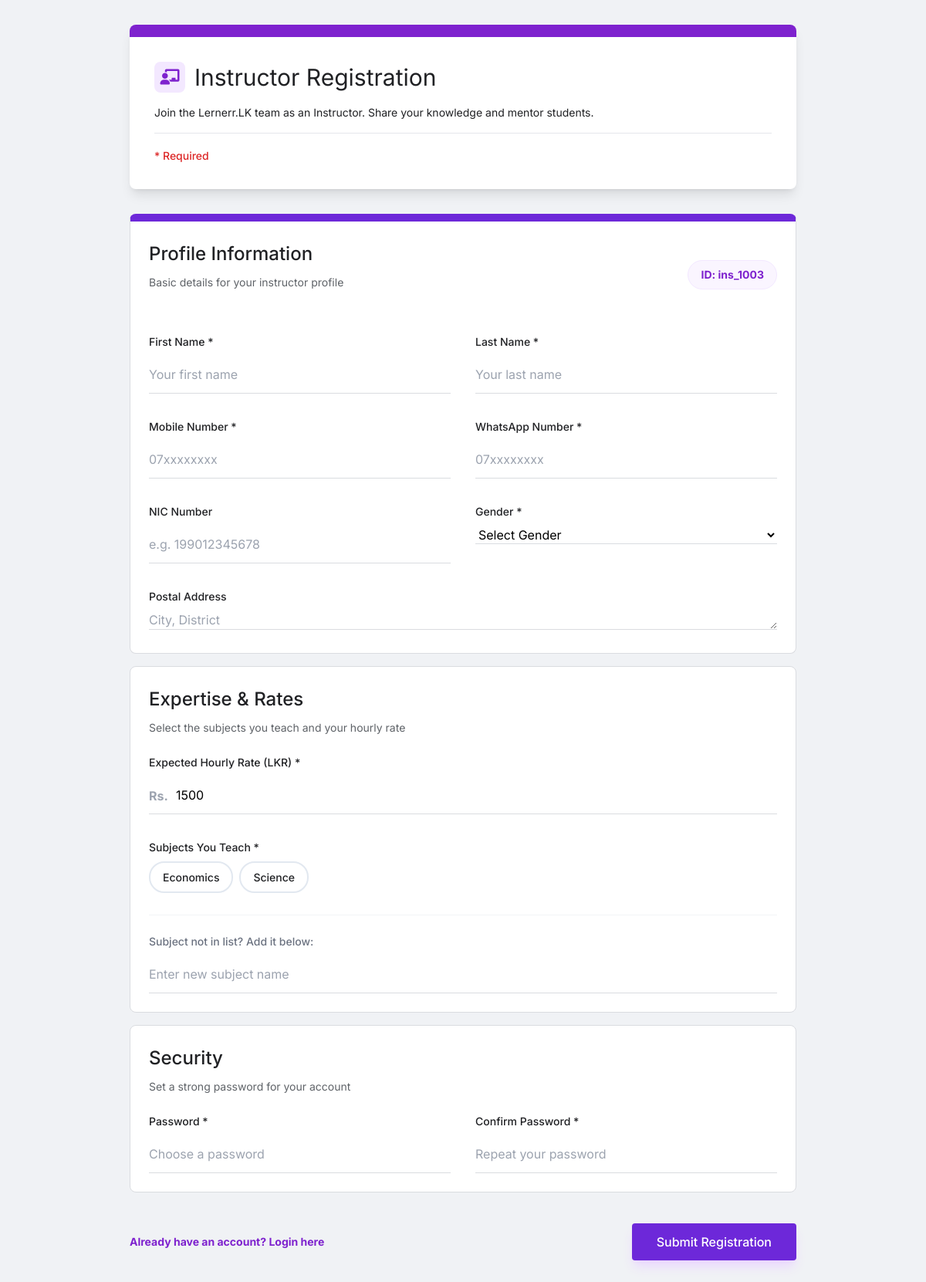
Page /instructor_register.php on the committed database.
### tables this page shows
CREATE TABLE `users` (
  `user_id` varchar(20) NOT NULL COMMENT 'Unique user ID (e.g., stu_0001, tea_1000, adm_1000)',
  `email` varchar(255) DEFAULT NULL,
  `password` varchar(255) NOT NULL COMMENT 'Hashed password',
  `role` enum('student','teacher','instructor','admin') NOT NULL DEFAULT 'student' COMMENT 'User role: student, teacher, instructor, admin',
  `first_name` varchar(100) DEFAULT NULL COMMENT 'First name',
  `second_name` varchar(100) DEFAULT NULL COMMENT 'Last name',
  `dob` date DEFAULT NULL COMMENT 'Date of birth',
  `school_name` varchar(200) DEFAULT NULL COMMENT 'School name',
  `exam_year` int(4) DEFAULT NULL COMMENT 'Exam year (e.g., 2024)',
  `closest_town` varchar(100) DEFAULT NULL COMMENT 'Closest town',
  `district` varchar(100) DEFAULT NULL COMMENT 'District',
  `address` text DEFAULT NULL COMMENT 'Full address',
  `nic_no` varchar(20) DEFAULT NULL COMMENT 'NIC number',
  `mobile_number` varchar(20) DEFAULT NULL COMMENT 'Mobile phone number',
  `whatsapp_number` varchar(20) DEFAULT NULL COMMENT 'WhatsApp number',
  `gender` enum('male','female') DEFAULT NULL COMMENT 'Gender',
  `profile_picture` varchar(255) DEFAULT NULL COMMENT 'Path to profile picture',
  `registering_date` date NOT NULL COMMENT 'Date of registration',
  `status` tinyint(1) NOT NULL DEFAULT 1 COMMENT 'Account status: 1=active, 0=inactive',
  `approved` tinyint(1) NOT NULL DEFAULT 0 COMMENT 'Approval status: 1=approved, 0=not approved',
  `al_details_requested` tinyint(1) DEFAULT 0,
  `verification_method` varchar(20) DEFAULT 'none' COMMENT 'Verification method: nic, mobile, none',
  `created_at` timestamp NOT NULL DEFAULT current_timestamp() COMMENT 'Record creation timestamp',
  `updated_at` timestamp NOT NULL DEFAULT current_timestamp() ON UPDATE current_timestamp() COMMENT 'Record update timestamp',
  `session_token` varchar(64) DEFAULT NULL COMMENT 'Session token for single login',
  `session_created_at` datetime DEFAULT NULL COMMENT 'Session creation timestamp',
  `commission_rate` decimal(5,2) DEFAULT 75.00,
  `requested_commission_rate` decimal(5,2) DEFAULT 75.00,
  `rating` decimal(3,2) DEFAULT 0.00,
  `hourly_rate` decimal(10,2) DEFAULT 0.00,
  `rating_count` int(11) DEFAULT 0,
  `total_rating` decimal(12,2) DEFAULT 0.00
);

CREATE TABLE `subjects` (
  `id` int(11) NOT NULL COMMENT 'Primary Key',
  `name` varchar(100) NOT NULL COMMENT 'Subject name (e.g., "Science", "Mathematics", "English")',
  `code` varchar(20) DEFAULT NULL COMMENT 'Optional subject code (e.g., "SCI", "MATH")',
  `description` text DEFAULT NULL COMMENT 'Optional description of the subject',
  `status` tinyint(1) NOT NULL DEFAULT 1 COMMENT 'Status: 1=active, 0=inactive',
  `created_at` timestamp NOT NULL DEFAULT current_timestamp() COMMENT 'Record creation timestamp',
  `updated_at` timestamp NOT NULL DEFAULT current_timestamp() ON UPDATE current_timestamp() COMMENT 'Record update timestamp'
);

### instructor_register.php (the view, shortened to what this page needs)
<?php
require_once 'config.php';
$success_message = '';
$subjects = [];
$subjects_res = $conn->query("SELECT id, name, code FROM subjects WHERE status = 1 ORDER BY name");
if ($subjects_res) {
    while($row = $subjects_res->fetch_assoc()) $subjects[] = $row;
}
$prefix_display = 'ins';
$stmt_display = $conn->prepare("SELECT user_id FROM users WHERE user_id LIKE ? ORDER BY user_id DESC LIMIT 1");
$pattern_display = $prefix_display . '_%';
$stmt_display->bind_param("s", $pattern_display);
$stmt_display->execute();
$result_display = $stmt_display->get_result();
$next_num_display = 1000;
if ($result_display->num_rows > 0) {
    $last_user = $result_display->fetch_assoc();
    $last_num = intval(substr($last_user['user_id'], strlen($prefix_display) + 1));
    $next_num_display = max($last_num + 1, 1000);
}
$display_user_id = $prefix_display . '_' . str_pad($next_num_display, 4, '0', STR_PAD_LEFT);
?>
<!DOCTYPE html>
<html lang="en">
<head>
    <script src="https://cdn.tailwindcss.com"></script>
    <link href="https://cdnjs.cloudflare.com/ajax/libs/font-awesome/6.0.0/css/all.min.css" rel="stylesheet">
</head>
<body>
    <div class="max-w-4xl mx-auto py-8 px-4">
        <div class="form-card p-0 overflow-hidden !border-0 shadow-lg mb-8">
            <div class="h-4 w-full bg-purple-700"></div>
            <div class="p-8">
                <div class="flex items-center space-x-3 mb-4">
                    <div class="w-10 h-10 bg-purple-100 text-purple-700 rounded-lg flex items-center justify-center">
                        <i class="fas fa-chalkboard-teacher text-xl"></i>
                    </div>
                    <h1 class="text-3xl font-normal text-[#202124]">Instructor Registration</h1>
                </div>
                <div class="text-[#202124] text-sm">
                    Join the Lernerr.LK team as an Instructor. Share your knowledge and mentor students.
                </div>
                <div class="mt-4 pt-4 border-t border-gray-200">
                    <span class="text-red-600 text-sm font-medium">* Required</span>
                </div>
            </div>
        </div>
        <?php if ($success_message): ?>
            <div class="form-card !border-t-green-500 shadow-md">
                <div class="flex items-center space-x-3 mb-6">
                    <div class="w-12 h-12 bg-green-100 text-green-600 rounded-full flex items-center justify-center text-2xl">
                        <i class="fas fa-check"></i>
                    </div>
                    <h2 class="text-2xl font-bold text-gray-800">Registration Successful!</h2>
                </div>
                <p class="text-gray-600 mb-8 whitespace-pre-line"><?php echo htmlspecialchars($success_message); ?></p>
                <div class="flex flex-col sm:flex-row gap-4">
                    <a href="login.php" class="btn-primary text-center">Login to Dashboard</a>
                    <a href="index.php" class="px-8 py-3 text-gray-600 hover:bg-gray-50 rounded font-medium text-center border border-gray-200 transition">Return Home</a>
                </div>
            </div>
        <?php else: ?>
            <form method="POST" action="" class="space-y-4">
                <div class="form-card">
                    <div class="flex items-center justify-between mb-8">
                        <div>
                            <h3 class="section-title">Profile Information</h3>
                            <p class="section-subtitle">Basic details for your instructor profile</p>
                        </div>
                        <div class="bg-purple-50 text-purple-700 px-4 py-2 rounded-full text-sm font-bold border border-purple-100">
                            ID: <?php echo htmlspecialchars($display_user_id); ?>
                        </div>
                    </div>
                    <div class="grid grid-cols-1 md:grid-cols-2 gap-8">
                        <div>
                            <label>First Name *</label>
                            <input type="text" name="first_name" required
                                   placeholder="Your first name"
                                   value="<?php echo htmlspecialchars($_POST['first_name'] ?? ''); ?>">
                        </div>
                        <div>
                            <label>Last Name *</label>
                            <input type="text" name="second_name" required
                                   placeholder="Your last name"
                                   value="<?php echo htmlspecialchars($_POST['second_name'] ?? ''); ?>">
                        </div>
                        <div>
                            <label>Mobile Number *</label>
                            <input type="tel" name="mobile_number" required
                                   placeholder="07xxxxxxxx"
                                   value="<?php echo htmlspecialchars($_POST['mobile_number'] ?? ''); ?>">
                        </div>
                        <div>
                            <label>WhatsApp Number *</label>
                            <input type="tel" name="whatsapp_number" required
                                   placeholder="07xxxxxxxx"
                                   value="<?php echo htmlspecialchars($_POST['whatsapp_number'] ?? ''); ?>">
                        </div>
                        <div>
                            <label>NIC Number</label>
                            <input type="text" name="nic_number"
                                   placeholder="e.g. 199012345678"
                                   value="<?php echo htmlspecialchars($_POST['nic_number'] ?? ''); ?>">
                        </div>
                        <div>
                            <label>Gender *</label>
                            <select name="gender" required>
                                <option value="">Select Gender</option>
                            </select>
                        </div>
                        <div class="md:col-span-2">
                            <label>Postal Address</label>
                            <textarea name="address" rows="1" placeholder="City, District"><?php echo htmlspecialchars($_POST['address'] ?? ''); ?></textarea>
                        </div>
                    </div>
                </div>
                <div class="form-card">
                    <h3 class="section-title">Expertise & Rates</h3>
                    <p class="section-subtitle">Select the subjects you teach and your hourly rate</p>
                    <div class="space-y-8">
                        <div>
                            <label>Expected Hourly Rate (LKR) *</label>
                            <div class="relative">
                                <span class="absolute left-0 top-1/2 -translate-y-1/2 text-gray-400 font-bold">Rs.</span>
                                <input type="number" name="hourly_rate" required
                                       style="padding-left: 35px !important;"
                                       placeholder="1500"
                                       value="<?php echo htmlspecialchars($_POST['hourly_rate'] ?? '1500'); ?>">
                            </div>
                        </div>
                        <div>
                            <label>Subjects You Teach *</label>
                            <div class="flex flex-wrap -m-1 mb-4">
                                <?php foreach ($subjects as $sub): ?>
                                    <label class="subject-chip">
                                        <span>
                                            <?php echo htmlspecialchars($sub['name']); ?>
                                        </span>
                                    </label>
                                <?php endforeach; ?>
                            </div>
                            <div class="mt-6 border-t border-gray-100 pt-6">
                                <label class="text-sm text-gray-500 mb-2">Subject not in list? Add it below:</label>
                                <input type="text" name="other_subject"
                                       placeholder="Enter new subject name"
                                       value="<?php echo htmlspecialchars($_POST['other_subject'] ?? ''); ?>">
                            </div>
                        </div>
                    </div>
                </div>
                <div class="form-card">
                    <h3 class="section-title">Security</h3>
                    <p class="section-subtitle">Set a strong password for your account</p>
                    <div class="grid grid-cols-1 md:grid-cols-2 gap-8">
                        <div>
                            <label>Password *</label>
                            <input type="password" name="password" required placeholder="Choose a password">
                        </div>
                        <div>
                            <label>Confirm Password *</label>
                            <input type="password" name="confirm_password" required placeholder="Repeat your password">
                        </div>
                    </div>
                </div>
                <div class="flex items-center justify-between py-6">
                    <a href="login.php" class="text-sm font-bold text-purple-700 hover:underline">Already have an account? Login here</a>
                    <button type="submit" name="register_instructor" class="btn-primary shadow-lg shadow-purple-200 transform active:scale-95 transition">
                        Submit Registration
                    </button>
                </div>
            </form>
        <?php endif; ?>
    </div>
</body>
</html>

### instructor_register.php (style rules this page uses)
body { background-color: #f0f2f5; min-height: 100vh; font-family: 'Inter', -apple-system, BlinkMacSystemFont, "Segoe UI", Roboto, Helvetica, Arial, sans-serif; }
.form-card { background: white; border-radius: 8px; border: 1px solid #dadce0; margin-bottom: 12px; padding: 24px; transition: all 0.3s ease; }
.form-card:first-of-type { border-top: 10px solid #6d28d9; }
label { display: block; font-size: 0.875rem; font-weight: 500; color: #202124; margin-bottom: 8px; }
input[type="text"], input[type="tel"], input[type="number"], input[type="password"], select, textarea { width: 100%; padding: 12px 0; border: none; border-bottom: 1px solid #dadce0; background: transparent; font-size: 1rem; transition: border-bottom 0.2s ease-in-out; }
.section-title { font-size: 1.5rem; font-weight: 500; color: #202124; margin-bottom: 8px; }
.section-subtitle { font-size: 0.875rem; color: #5f6368; margin-bottom: 24px; }
.btn-primary { background-color: #6d28d9; color: white; padding: 12px 32px; border-radius: 4px; font-weight: 500; transition: background-color 0.2s; cursor: pointer; border: none; }
.subject-chip { display: inline-flex; align-items: center; padding: 8px 16px; border-radius: 20px; border: 2px solid #e2e8f0; margin: 4px; cursor: pointer; transition: all 0.2s; background: white; font-size: 0.875rem; }

### rows in the picture
users: user_id "ins_1003"
subjects: name "Economics"
subjects: name "Science"
